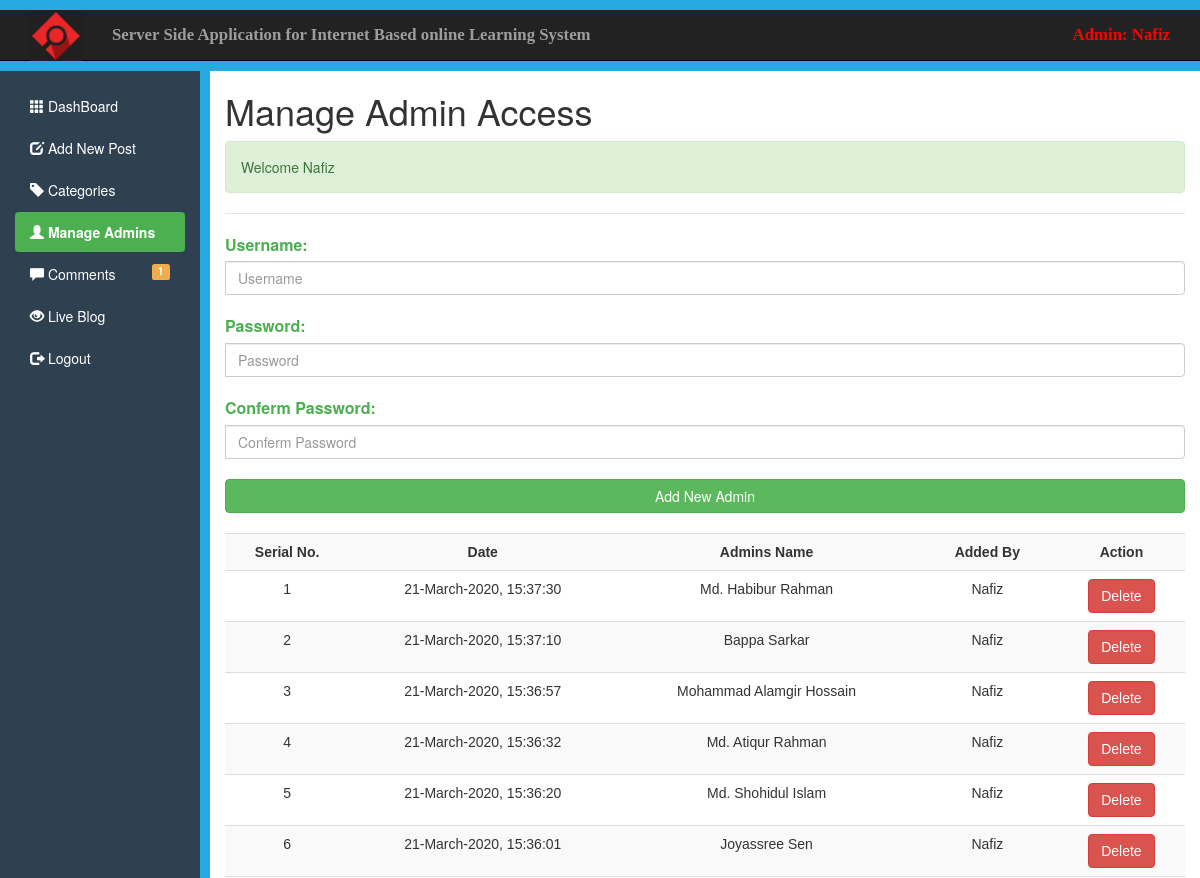
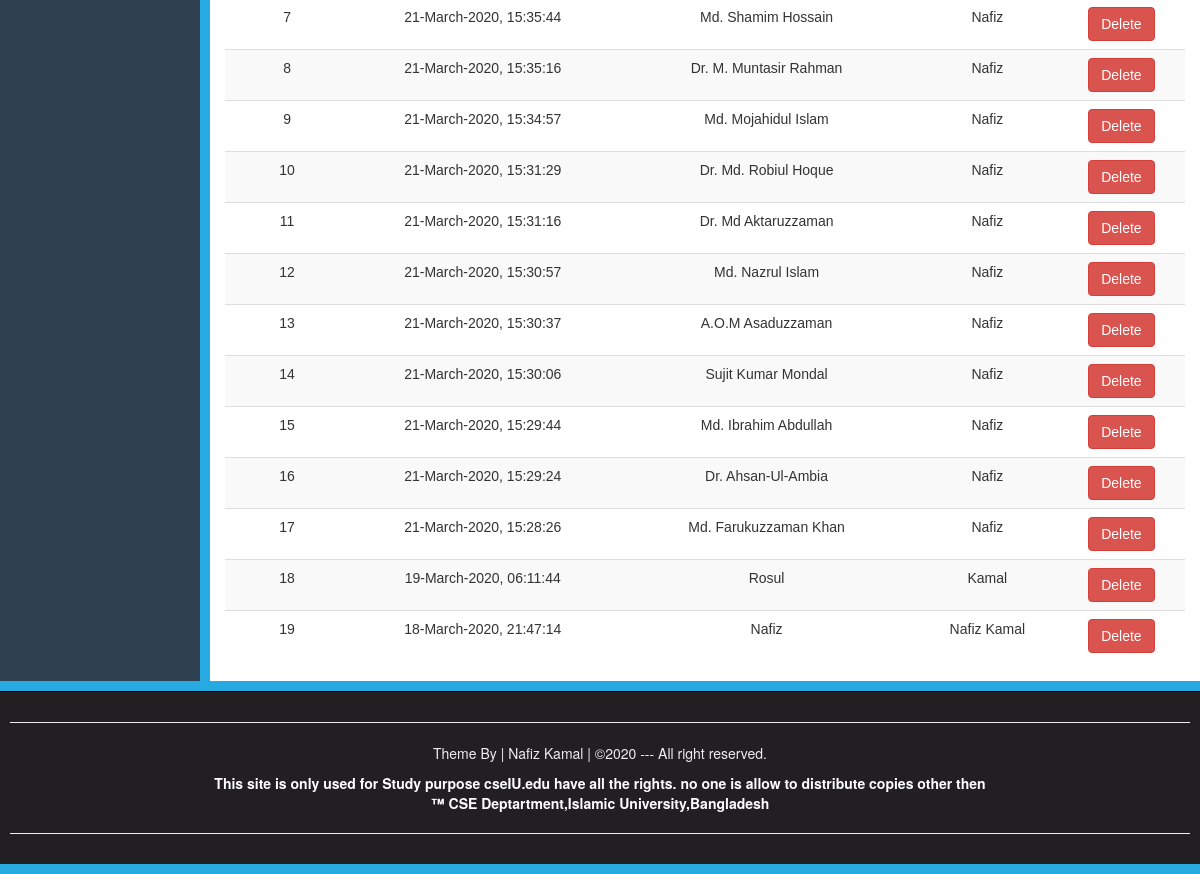
Page /myCMS/Admins.php (signed in) on the committed database (2 pictures, top to bottom).
### tables this page shows
CREATE TABLE IF NOT EXISTS `registration` (
`id` int(10) NOT NULL,
  `datetime` varchar(55) NOT NULL,
  `username` varchar(111) NOT NULL,
  `password` varchar(222) NOT NULL,
  `addedby` varchar(111) NOT NULL
);

### myCMS/Admins.php (the view, shortened to what this page needs)
<?php require_once('Include/Sessions.php');?>
<!DOCTYPE html>
<html>
<head>
	<link rel="stylesheet" href="css/bootstrap.min.css">
	<link rel="stylesheet" href="css/AdminStyle.css">
</head>
<body>
	<div style="height: 10px; background: #27AAE1;"></div>
	<nav class="navbar navbar-inverse navbar-static-top" role="navigation">
		<div class="container">
			<div class="navbar-header">
				<a class="navbar-brand" href="Blog.php">
					<img alt="Brand" src="Images/Lgo.jpg">
				</a>
			</div>
			<div class="collapse navbar-collapse" id="collapse">
				<ul class="nav navbar-nav">
					<li><a href="Blog.php">Server Side Application for Internet Based online Learning System</a></li>
				</ul>
				<ul class="nav navbar-nav navbar-right">
					<li>
						<a href="#" style="color: red"><?php echo "Admin: ". $_SESSION["UserName"] ?></a>
					</li>
				</ul>
			</div>
		</div>
	</nav>
	<div class="line" style="height: 10px; background: #27AAE1;"></div>
	<div class="container-fluid">
		<div class="row">
			<div class="col-sm-2">
				<ul id="sideMenu" class="nav nav-pills nav-stacked">
					<li>
						<a href="DashBoard.php"><span class="glyphicon glyphicon-th"></span>&nbsp;DashBoard</a>
					</li>
					<li>
						<a href="AddNewPost.php"><span class="glyphicon glyphicon-edit"></span>&nbsp;Add New Post</a>
					</li>
					<li>
						<a href="Categories.php"><span class="glyphicon glyphicon-tag"></span>&nbsp;Categories</a>
					</li>
					<li class="active">
						<a href="Admins.php"><span class="glyphicon glyphicon-user"></span>&nbsp;Manage Admins</a>
					</li>
					<li><a href="Comments.php"><span class="glyphicon glyphicon-comment"></span>&nbsp;Comments
						<?php
						global $Conn;
						$QueryCntTotal="SELECT COUNT(*) FROM comments WHERE status='OFF'";
						$ExecuteCntTotal=mysqli_query($Conn,$QueryCntTotal);
						$Row=mysqli_fetch_array($ExecuteCntTotal);
						$TotalUnCount=array_shift($Row);
						if($TotalUnCount>0){
							?>
							<span class="label label-warning pull-right">
								<?php echo $TotalUnCount ?>
							</span>
						<?php } ?>
					</a></li>
					<li>
						<a href="Blog.php"><span class="glyphicon glyphicon-eye-open"></span>&nbsp;Live Blog</a>
					</li>
					<li>
						<a href="LogOut.php"><span class="glyphicon glyphicon-log-out"></span>&nbsp;Logout</a>
					</li>
				</ul>
				<br>
			</div>
			<div class="col-sm-10">
				<h1>Manage Admin Access</h1>
				<div><?php
				echo SuccessMassage();
				?></div>
				<form action="Admins.php" method="post">
					<fieldset>
						<legend></legend>
						<div class="input-group">
							<label for="UserName">Username: </label>
							<input class="form-control" type="text" name="UserName" id="UserName" placeholder="Username">
						</div>
						<br>
						<div class="input-group">
							<label for="Password">Password: </label>
							<input class="form-control" type="password" name="Password" id="Password" placeholder="Password">
						</div>
						<br>
						<div class="input-group">
							<label for="ConfermPassword">Conferm Password: </label>
							<input class="form-control" type="password" name="ConfermPassword" id="ConfermPassword" placeholder="Conferm Password">
						</div>
						<br>
						<input type="submit" class="btn btn-success btn-block" name="Submit" value="Add New Admin">
						<br>
					</fieldset>
				</form>
				<table class="table table-striped table-hover">
					<tr>
						<th>Serial No.</th>
						<th>Date</th>
						<th>Admins Name</th>
						<th>Added By</th>
						<th>Action</th>
					</tr>
					<?php
					global $Conn;
					$QuerySelect="SELECT * FROM registration ORDER BY id desc";
					$ExecuteSelect=mysqli_query($Conn,$QuerySelect);
					$SrNo=0;
					while($Row=mysqli_fetch_array($ExecuteSelect)){
						$SrNo++;
						$UserName=$Row['username'];
						$AddedBy=$Row['addedby'];
						$DateTime=$Row['datetime'];
						$ID=$Row['id'];
						?>
						<tr>
							<td><?php echo $SrNo ?></td>
							<td><?php echo $DateTime ?></td>
							<td><?php echo $UserName ?></td>
							<td><?php echo $AddedBy ?></td>
							<td>
								<a class="btn btn-danger" href="AdminDelete.php?ID=<?php echo $ID ?>">Delete</a>
							</td>
						</tr>
					<?php } ?>
				</table>
			</div>
		</div>
	</div>
	<div style="height: 10px; background: #27AAE1;"></div>
	<div id="footer">
		<hr><p>Theme By | Nafiz Kamal | &copy;2020 --- All right reserved.</p>
		<a style="color: white; text-decoration: none; cursor: pointer; font-weight:bold;" href="http://jazebakram.com/coupons/" target="_blank">
			<p>This site is only used for Study purpose cseIU.edu have all the rights. no one is allow to distribute copies other then <br> &trade; CSE Deptartment,Islamic University,Bangladesh </p><hr>
		</a>
	</div>
	<div style="height: 10px; background: #27AAE1;"></div>
</body>
</html>

### myCMS/css/AdminStyle.css (style rules this page uses)
body { background: #2f4050; }
.col-sm-10 { background: #fff; }
ul#sideMenu a { color: white; }
ul#sideMenu .active a { font-weight: bold; color: white; background: #4caf50; }
.navbar-brand img { margin-top: -14px; max-height: 50px; }
ul.nav.navbar-nav li { font-weight: bold; font-size: 1.2em; font-family: Bitter,Georgia,Times,"Times New Roman",serif; }
.line { margin-top: -20px; }
#footer { padding: 10px; border-top: 1px solid black; color: #eee; background: #211f22; text-align: center; }
th,td { text-align: center; }
table { font-family: "Lucida Sans Unicode","Lucida Grande",sans-serif; }
.col-sm-2 { padding-top: 15px; }

### myCMS/Admins.php (style rules this page uses)
.input-group { width: 100%; }
label { color: #4caf50; font-size: 16px; }
.col-sm-10 { border-left: 10px solid #27AAE1; }

### rows in the picture
registration: datetime "21-March-2020, 15:37:30", username "Md. Habibur Rahman", addedby "Nafiz"
registration: datetime "21-March-2020, 15:37:10", username "Bappa Sarkar", addedby "Nafiz"
registration: datetime "21-March-2020, 15:36:57", username "Mohammad Alamgir Hossain", addedby "Nafiz"
registration: datetime "21-March-2020, 15:36:32", username "Md. Atiqur Rahman", addedby "Nafiz"
registration: datetime "21-March-2020, 15:36:20", username "Md. Shohidul Islam", addedby "Nafiz"
registration: datetime "21-March-2020, 15:36:01", username "Joyassree Sen", addedby "Nafiz"
registration: datetime "21-March-2020, 15:35:44", username "Md. Shamim Hossain", addedby "Nafiz"
registration: datetime "21-March-2020, 15:35:16", username "Dr. M. Muntasir Rahman", addedby "Nafiz"
registration: datetime "21-March-2020, 15:34:57", username "Md. Mojahidul Islam", addedby "Nafiz"
registration: datetime "21-March-2020, 15:31:29", username "Dr. Md. Robiul Hoque", addedby "Nafiz"
registration: datetime "21-March-2020, 15:31:16", username "Dr. Md Aktaruzzaman", addedby "Nafiz"
registration: datetime "21-March-2020, 15:30:57", username "Md. Nazrul Islam", addedby "Nafiz"
registration: datetime "21-March-2020, 15:30:37", username "A.O.M Asaduzzaman", addedby "Nafiz"
registration: datetime "21-March-2020, 15:30:06", username "Sujit Kumar Mondal", addedby "Nafiz"
registration: datetime "21-March-2020, 15:29:44", username "Md. Ibrahim Abdullah", addedby "Nafiz"
registration: datetime "21-March-2020, 15:29:24", username "Dr. Ahsan-Ul-Ambia", addedby "Nafiz"
registration: datetime "21-March-2020, 15:28:26", username "Md. Farukuzzaman Khan", addedby "Nafiz"
registration: datetime "19-March-2020, 06:11:44", username "Rosul", addedby "Kamal"
registration: datetime "18-March-2020, 21:47:14", username "Nafiz", addedby "Nafiz Kamal"

### other values in the picture
$_SESSION["UserName"] "Nafiz"
$TotalUnCount "1"
$Output "Welcome Nafiz"
